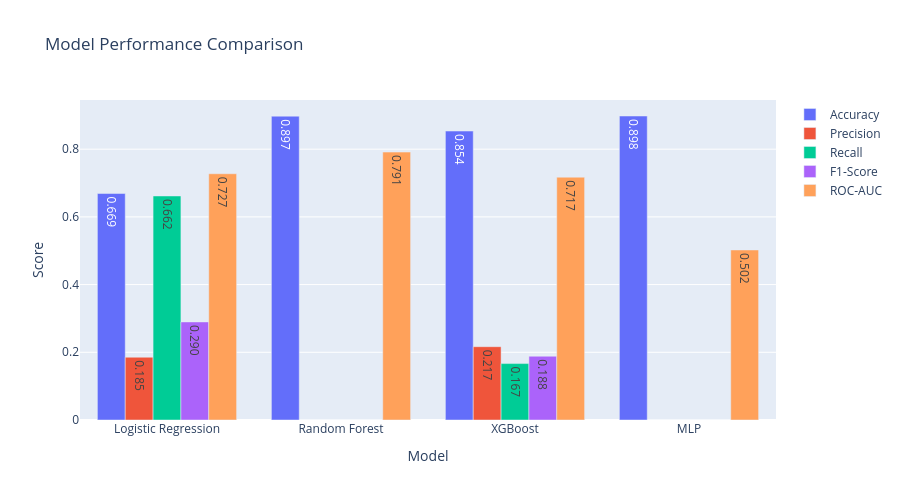

The code cell stored with this chart in its notebook:
### Code cell
metrics = ['Accuracy', 'Precision', 'Recall', 'F1-Score', 'ROC-AUC']

fig = go.Figure()

for metric in metrics:
    fig.add_trace(go.Bar(
        x=results_df['Model'],
        y=results_df[metric],
        name=metric,
        text=[f'{v:.3f}' for v in results_df[metric]],
        textposition='auto'
    ))

fig.update_layout(
    title='Model Performance Comparison',
    barmode='group',
    xaxis_title='Model',
    yaxis_title='Score',
    height=500,
    hovermode='x unified'
)
fig.show()

print('✅ Comparison visualization created!')

### Figure 1 — Plotly figure (JSON) as saved in the notebook; plotly's stock layout.template omitted (floating-point values rounded to 4 significant figures)
{"data": [{"name": "Accuracy", "text": ["0.669", "0.897", "0.854", "0.898"], "textposition": "auto", "type": "bar", "x": ["Logistic Regression", "Random Forest", "XGBoost", "MLP"], "y": [0.669, 0.8975, 0.8535, 0.898]}, {"name": "Precision", "text": ["0.185", "0.000", "0.217", "0.000"], "textposition": "auto", "type": "bar", "x": ["Logistic Regression", "Random Forest", "XGBoost", "MLP"], "y": [0.1854, 0.0, 0.2166, 0.0]}, {"name": "Recall", "text": ["0.662", "0.000", "0.167", "0.000"], "textposition": "auto", "type": "bar", "x": ["Logistic Regression", "Random Forest", "XGBoost", "MLP"], "y": [0.6618, 0.0, 0.1667, 0.0]}, {"name": "F1-Score", "text": ["0.290", "0.000", "0.188", "0.000"], "textposition": "auto", "type": "bar", "x": ["Logistic Regression", "Random Forest", "XGBoost", "MLP"], "y": [0.2897, 0.0, 0.1884, 0.0]}, {"name": "ROC-AUC", "text": ["0.727", "0.791", "0.717", "0.502"], "textposition": "auto", "type": "bar", "x": ["Logistic Regression", "Random Forest", "XGBoost", "MLP"], "y": [0.7274, 0.7914, 0.7172, 0.5022]}], "layout": {"barmode": "group", "height": 500, "hovermode": "x unified", "title": {"text": "Model Performance Comparison"}, "xaxis": {"title": {"text": "Model"}}, "yaxis": {"title": {"text": "Score"}}}}
